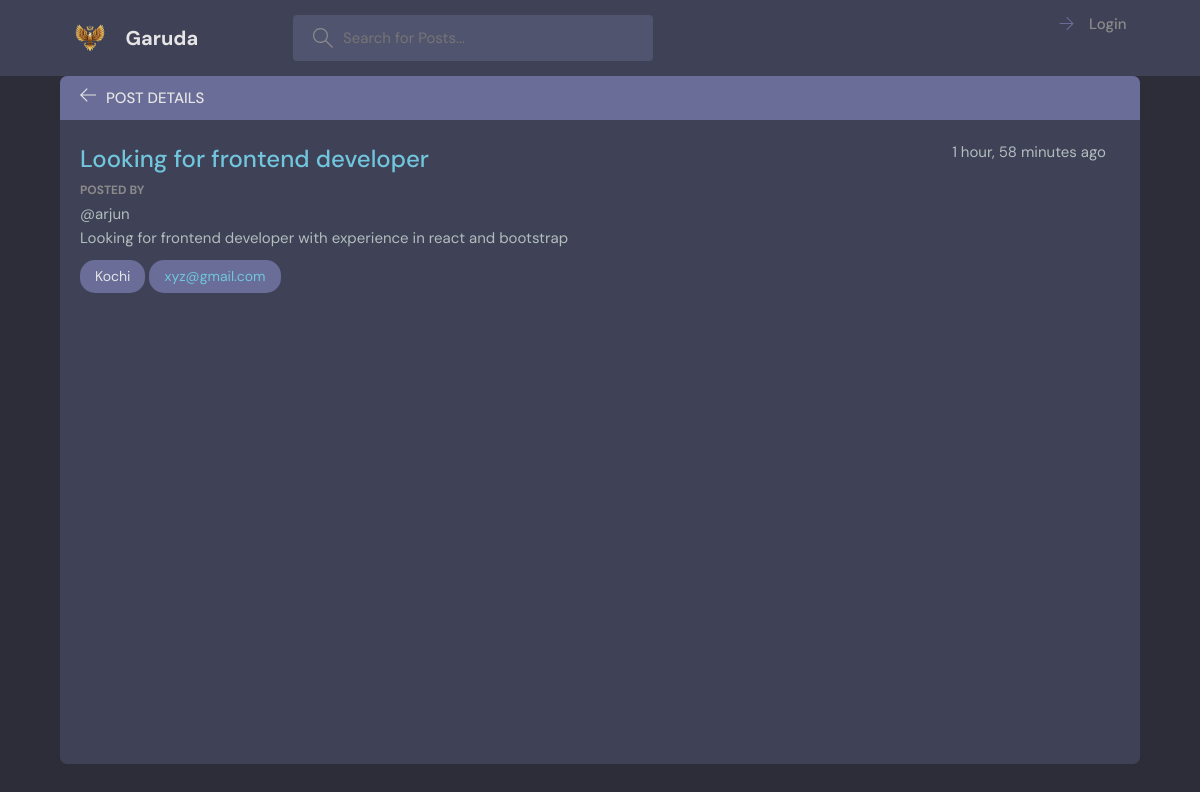
Page /room/12/ on the committed database.
### base/models.py (models this page shows, shortened)
class Room(models.Model):
    category = models.CharField(null=True,max_length=50,default='')
    host = models.ForeignKey(User, on_delete=models.SET_NULL,null=True)
    title = models.CharField(max_length=100)
    description = models.TextField(null=True, blank=True)
    location = models.CharField(null=True, max_length=200,default='')
    city = models.CharField(null=True, max_length=200)
    state = models.CharField(null=True, max_length=200)
    contact = models.TextField(null=False)
    updated = models.DateTimeField(auto_now=True)   #saves time when model is updated
    created = models.DateTimeField(auto_now_add=True) #saves time when model is created (only one time)
    class Meta:
        ordering = [Random()]

### base/views.py (the view)
# urls.py: path('room/<str:pk>/',views.room,name="room"),
def room(request,pk):
    room = Room.objects.get(id=pk)
    context = {'room':room}
    return render(request,'base/room.html',context)

### base/templates/base/room.html (shortened to what this page needs)
{% extends 'main.html' %}
{% block content %}
    <main class="profile-page layout--2">
      <div class="container">
        <div class="room">
          <div class="room__top">
            <div class="room__topLeft">
              <a href="{% url 'home' %}">
                <svg version="1.1" xmlns="http://www.w3.org/2000/svg" width="32" height="32" viewBox="0 0 32 32">
                  <title>arrow-left</title>
                  <path
                    d="M13.723 2.286l-13.723 13.714 13.719 13.714 1.616-1.611-10.96-10.96h27.625v-2.286h-27.625l10.965-10.965-1.616-1.607z"
                  ></path>
                </svg>
              </a>
              <h3>Post Details</h3>
            </div>
          </div>
          <div class="room__box scroll">
            <div class="room__header scroll">
              <div class="room__info">
                <h3>{{room.title}}</h3>
                <span>{{room.created|timesince}} ago</span>
              </div>
              <div class="room__hosted">
                <p>Posted By</p>
                  <span>@{{room.host}}</span>
              </div>
              <div class="room__details">
                {{room.description}}
              </div>
              {% if room.location %}
              <span class="room__topics">{{room.location}},{{room.city}}</span>
              {% else %}
              <span class="room__topics">{{room.city}}</span>
              {%endif%}
              {% if room.contact|slice:"-10:" == '@gmail.com' %}
              <span class="room__topics">
                <a href="https://mail.google.com/mail/?view=cm&fs=1&to={{room.contact}}" target="_blank">{{room.contact}}</a>
              </span>
            {%else%}
            <span class="room__topics">
              <a>{{room.contact}}</a>
          </span>
          {%endif%}
            </div>
          </div>
        </div>
      </div>
    </main>
  </body>
{%endblock%}

### static/styles/style.css (style rules this page uses)
:root { --color-main: #71c6dd; --color-main-light: #e1f6fb; --color-dark: #3f4156; --color-dark-medium: #51546e; --color-dark-light: #696d97; --color-light: #e5e5e5; --color-gray: #8b8b8b; --color-light-gray: #b2bdbd; --color-bg: #2d2d39; --color-success: #5dd693; --color-error: #fc4b0b; }
* { font-family: "DM Sans", -apple-system, BlinkMacSystemFont, "Segoe UI", Roboto, Oxygen, Ubuntu, Cantarell, "Open Sans", "Helvetica Neue", sans-serif; margin: 0; padding: 0; box-sizing: border-box; text-rendering: optimizeLegibility; font-size: inherit; }
html { font-size: 56.25%; }
@media only screen and (min-width: 1200px) { html { font-size: 62.5%; } }
body { line-height: 1.6; font-weight: 400; font-size: 1.5rem; color: var(--color-light-gray); background-color: var(--color-bg); min-height: 100vh; }
a { display: inline-block; color: var(--color-main); text-decoration: none; }
.container { max-width: 120rem; width: 90%; margin: auto; }
.layout--2 > .container > div:first-child { flex-basis: 72%; }
.layout--2 > .container > div:last-child { flex-basis: 25%; }
.room, .participants { background: var(--color-dark); max-height: 87.5vh; border-radius: 0.7rem; overflow: hidden; position: relative; }
.room__top, .participants__top { background: var(--color-dark-light); display: flex; justify-content: space-between; align-items: center; padding: 1rem 2rem; position: relative; }
.room__top svg, .thread__top svg { width: 1.6rem; height: 1.6rem; fill: var(--color-light); cursor: pointer; }
.room__topLeft { display: flex; align-items: flex-end; gap: 1rem; }
.room__topLeft h3, .participants__top { text-transform: uppercase; font-weight: 500; color: var(--color-light); }
.room__topLeft svg { width: 1.6rem; height: 1.6rem; fill: var(--color-light); }
.room__header { max-height: 30vh; overflow-y: auto; position: absolute; width: 95%; background: var(--color-dark); z-index: 999; top: 4.4rem; padding-top: 2rem; padding-bottom: 1rem; }
.room__box { padding-left: 2rem; padding-right: 2rem; height: 80.5vh; padding-bottom: 0; }
.room__info { display: flex; justify-content: space-between; }
.room__info h3 { font-size: 2.4rem; font-weight: 500; color: var(--color-main); }
.room__hosted p { text-transform: uppercase; color: var(--color-gray); font-size: 1.2rem; font-weight: 700; line-height: 2; }
.room__topics { padding: 0.5rem 1.5rem; background: var(--color-dark-light); color: var(--color-light); display: inline-block; font-size: 1.4rem; border-radius: 1.5rem; margin: 1rem 0; }

### rows in the picture
Room: title "Looking for frontend developer", created "1 hour, 58 minutes", host "arjun", description "Looking for frontend developer with experience in react and bootstrap", city "Kochi", contact "xyz@gmail.com"
